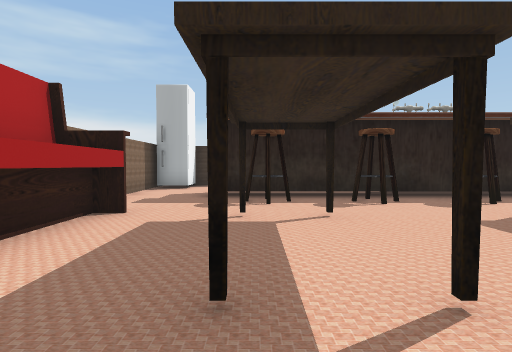
View 1 (above)

14 first-person views from a walk through a Unity game level. The camera is 1.5 m above the floor, tilts 2° down and sees 80° across. The floor is counted in squares, 2 m on a side. Each view is taken from the middle of a square. On the plan, view 1 faces up. The plan holds only what a view shows up to about 10 squares ahead; the rest is blank. The place goes on beyond the plan. Some animated figures are left out. Some surface patterns are stand-ins.

View 2
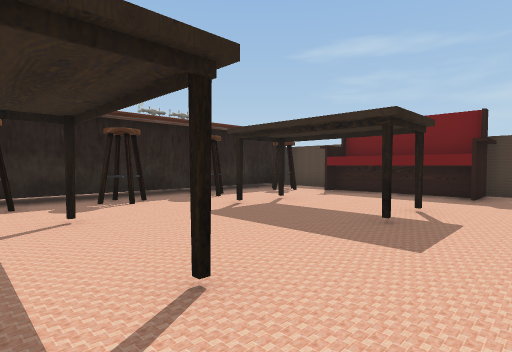

View 3
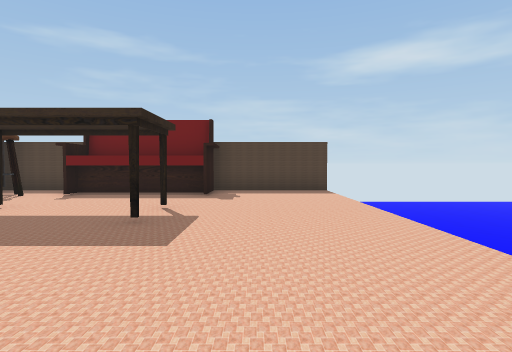

View 4
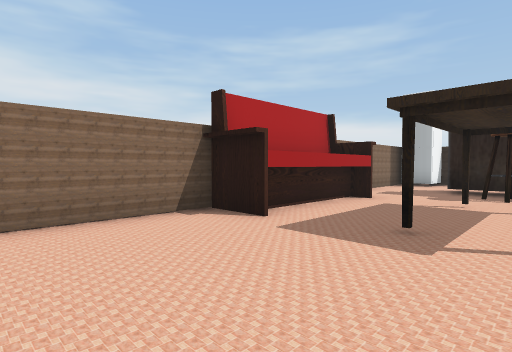

View 5
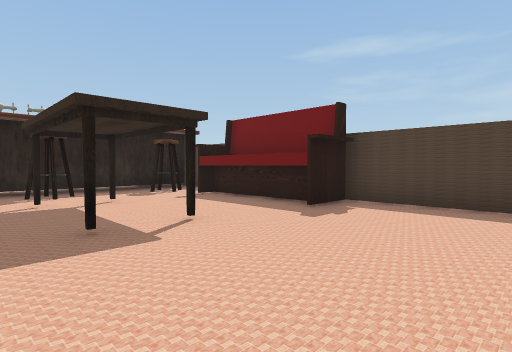

View 6
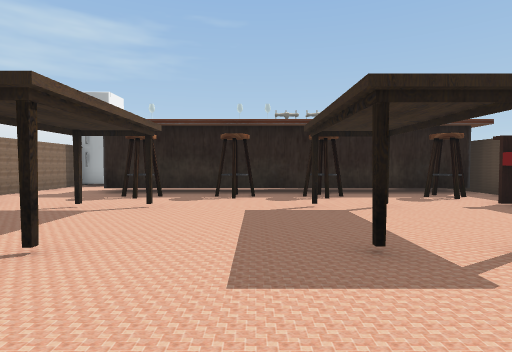

View 7
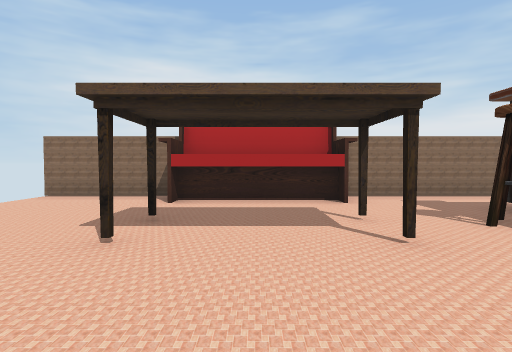

View 8
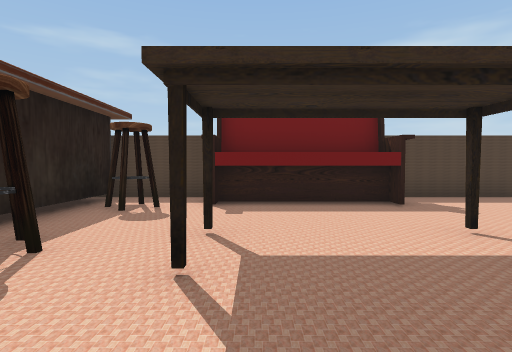

View 9
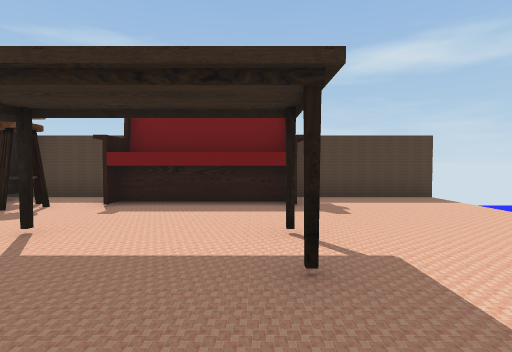

View 10
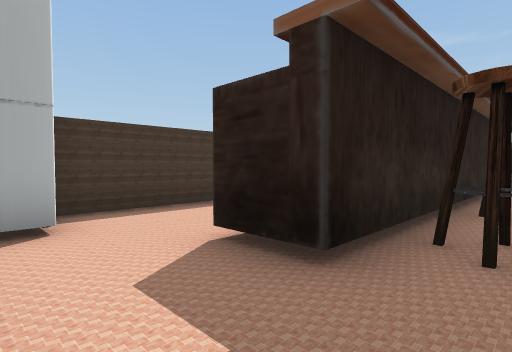

View 11
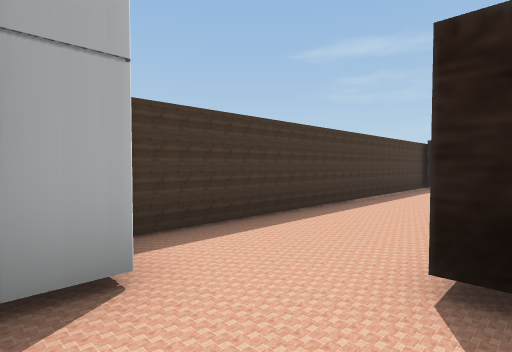

View 12
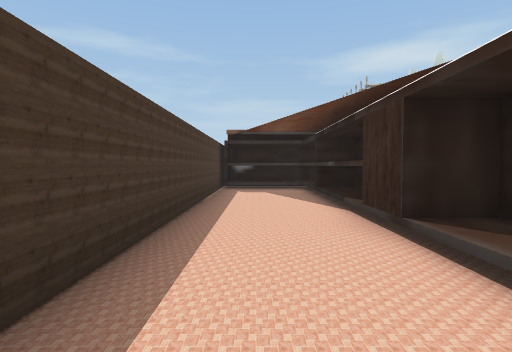

View 13
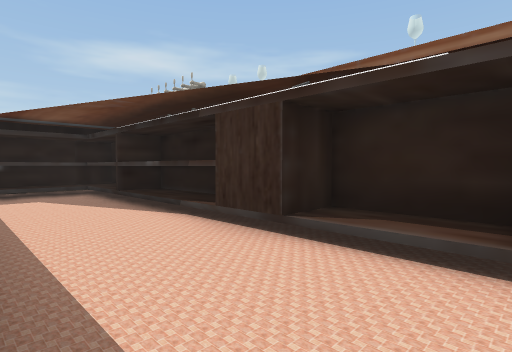

View 14
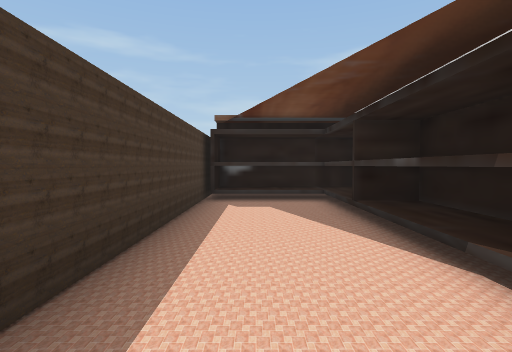

### Floor plan
Key: @ floor where view 1 was taken; # wall or solid block; x gap in a wall; . floor; F fridge; T thing the floor can be seen under or through; O other object.
Columns run from 4 left of view 1 to 10 right of it. Each row starts with its distance up from view 1.
 12   ###########
 11   ..........#.
 10  F..........#.
  9 #...........#.
  8 #..T TTTTTT##.#
  7 #..TT.TT...##.#
  6 #...O.O..O.O..#
  5 #.............#
  4  OO.........O
  3  OO.........O
  2  OO..O...O..O##
  1 #.............#
  0 #...@.........#
 -1 #.............#
 -2 x.............x

Positions as (right, up) in squares from view 1, and headings:
1: (0, 0), facing up
2: (0, 0), facing up-right
3: (0, 0), facing right
4: (1, -2), facing up-left
5: (3, -2), facing up-right
6: (3, -1), facing up
7: (4, 3), facing left
8: (2, 4), facing right
9: (2, 2), facing right
10: (-3, 6), facing up-right
11: (-3, 8), facing up-right
12: (-2, 10), facing right
13: (-1, 11), facing down-right
14: (1, 10), facing right
